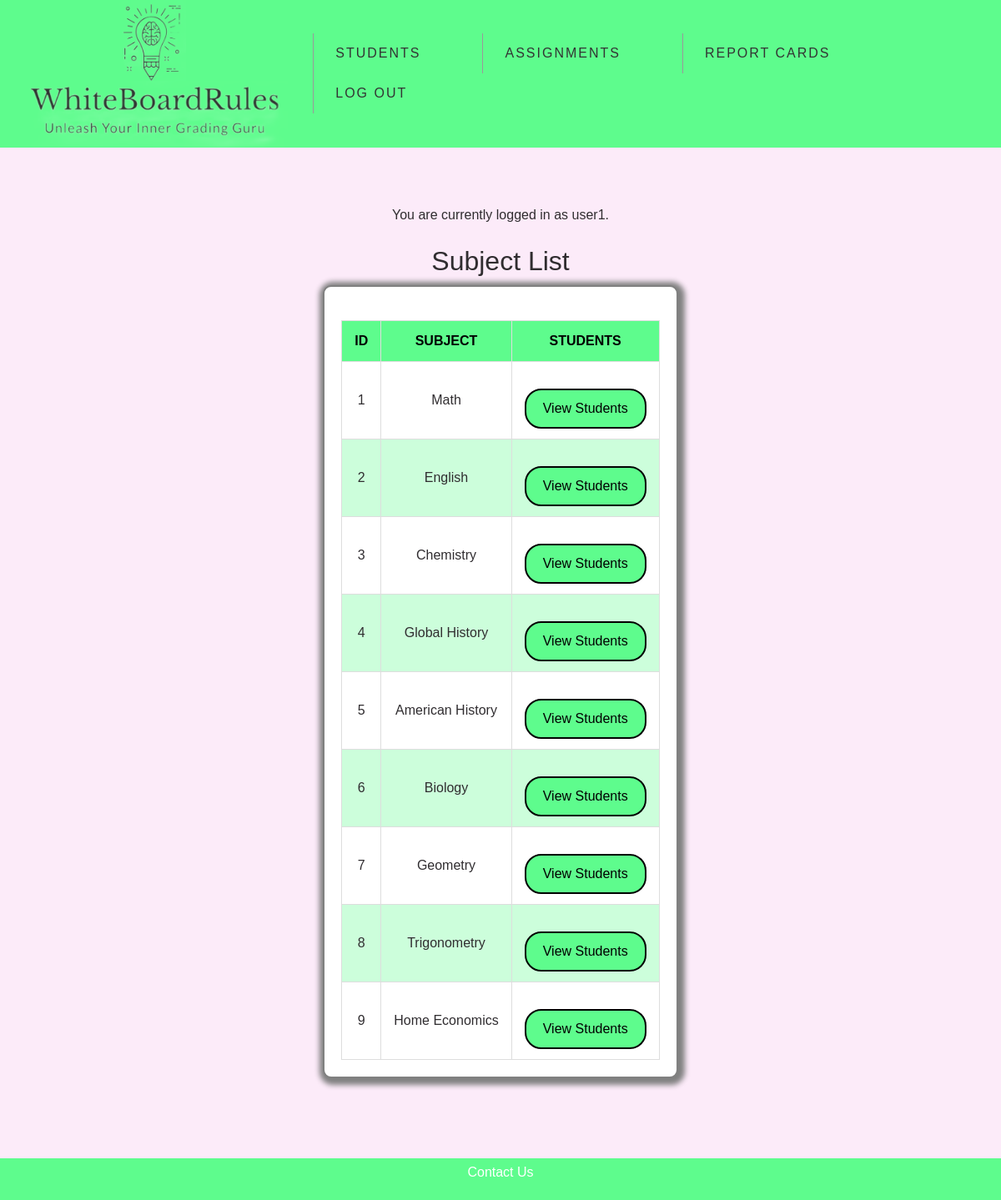
The app's page /updatedphp/index.php (signed in) with its own data.
### tables this page shows
CREATE TABLE `subjects` (
  `subject_name` varchar(50) NOT NULL,
  `subject_id` int(11) NOT NULL
);

### updatedphp/home_logged_in.php (the view, shortened to what this page needs)
<?php
$title = "Log Out";
include "header.php";
$name = isset($_COOKIE['UserName']) ? $_COOKIE['UserName'] : '';
echo "You are currently logged in as $name.";
$dbhost = '127.0.0.1';
$dbuser = 'root';
$dbpass = '';
$dbname = 'white_board_rules';
$connection = new mysqli($dbhost, $dbuser, $dbpass, $dbname);
$query = "SELECT subject_id, subject_name FROM subjects";
$subjects = $connection->query($query);
?>
<h2>Subject List</h2>
<div class="form-border">
    <table class="student-table">
        <thead>
            <tr>
                <th class="student-table-header">ID</th>
                <th class="student-table-header">Subject</th>
                <th class="student-table-header">Students</th>
            </tr>
        </thead>
        <tbody>
            <?php
            if ($subjects && $subjects->num_rows > 0) {
                while ($row = $subjects->fetch_assoc()) {
                    echo "<tr>";
                    echo "<td class='student-table-data'>" . htmlspecialchars($row['subject_id']) . "</td>";
                    echo "<td class='student-table-data'>" . htmlspecialchars($row['subject_name']) . "</td>";
                    echo "<td class='student-table-data'><a class='btn' href='view_students.php?subject_id=". $row['subject_id'] ."&name=". $row['subject_name'] ."'>View Students</a></td>";
                    echo "</tr>";
                }
            } else {
                echo "<tr><td colspan='4'>No subjects found.</td></tr>";
            }
            ?>
        </tbody>
    </table>
</div>
<?php
include 'footer.php';
?>

### updatedphp/header.php (shortened to what this page needs)
<!DOCTYPE html>
<html lang="en">
<head>
    <link rel="stylesheet" href="https://cdn.jsdelivr.net/npm/bootstrap@5.3.3/dist/css/bootstrap.min.css">
    <link rel="stylesheet" href="https://cdn.jsdelivr.net/fontawesome/4.1.0/css/font-awesome.min.css" />
    <link rel="stylesheet" href="https://cdn.jsdelivr.net/jquery.bootstrapvalidator/0.5.0/css/bootstrapValidator.min.css" />
    <link rel="stylesheet" href="https://cdnjs.cloudflare.com/ajax/libs/slick-carousel/1.8.1/slick.min.css"/>
    <link rel="stylesheet" href="https://cdnjs.cloudflare.com/ajax/libs/slick-carousel/1.8.1/slick.css"/>
    <link rel="stylesheet" href="https://cdnjs.cloudflare.com/ajax/libs/slick-carousel/1.8.1/slick-theme.min.css"/>
        <link rel="stylesheet" href="css/styles.css">
    <link rel="stylesheet" href="css/slimmenu.css">
</head>
<body>
    <?php include "menu.php"; ?>
</body>
</html>

### updatedphp/menu.php (shortened to what this page needs)
<div id="header">
    <div class="logo-container">
        <a href="index.php">
            <img src="images/LogoImage.png" width="80" id="logo" />
            <img src="images/LogoSlogan.png" id="slogan" />
        </a>
    </div>
    <ul id="navigation" class="slimmenu">
        <?php
            if (isset($_SESSION["LoggedIn"]) && $_SESSION["LoggedIn"] == TRUE) {
                echo '<li class="navItem"><a class="nav ';
                if ($title == "Students") {
                    echo 'active';
                }
                echo '" href="./students.php">Students</a></li>';
                echo '<li class="navItem"><a class="nav ';
                if ($title == "Assignments") {
                    echo 'active';
                }
                echo '" href="./assignments.php">Assignments</a></li>';
                echo '<li class="navItem"><a class="nav ';
                if ($title == "Report Cards") {
                    echo 'active';
                }
                echo '" href="./select_student.php">Report Cards</a></li>';
                echo '<li class="navItem"><a class="nav ';
                if ($title == "Log Out") {
                    echo 'active';
                }
                echo '" href="process_log_out.php">Log Out</a></li>';
            }
            else{
                if($title != "Home" & $title != "ContactUs" & $title != "Teacher Sign-Up" & $title != "Sign-Up Response"   ){
                    header('Location: index.php');
                }
            }
        ?>
    </ul>
</div>

### updatedphp/index.php
<?php
    $title = "Home";
    include "header.php";
    if (!isset($_SESSION["LoggedIn"]) || $_SESSION["LoggedIn"] !== TRUE) {
        include "home_logged_out.php";
    }
    else {
        include "home_logged_in.php";
    }
 include "footer.php"; ?>

### updatedphp/footer.php (shortened to what this page needs)
<div id="footer">
    <p><a class="urlBare" href="contact.php">Contact Us</a></p>
</div>
</body>
</html>

### updatedphp/css/styles.css (style rules this page uses)
body { background-color: #FCEBF9; color: #302D30; font-family: Arial, sans-serif; display: flex; flex-direction: column; align-items: center; justify-content: space-between; text-align: center; padding-top: 100px; padding-bottom: 40px; margin-top: 80px; margin-bottom: 40px; }
#header { background-color: #5EFC8D; display: flex; align-items: center; justify-content: space-between; position: fixed; width: 100%; top: 0; z-index: 1000; }
#footer { background-color: #5EFC8D; padding: 5px; position: fixed; width: 100%; bottom: 0; text-align: center; }
.urlBare { color: white; text-decoration: none; }
.form-border { border: solid grey 2px; padding: 20px; box-sizing: border-box; border-radius: 10px; box-shadow: 2px 2px 6px 6px grey; background-color: white; text-align:left; }
h2 { margin-bottom: 10px; }
.btn { background-color: #5EFC8D; color: black; padding: 10px 20px; text-align: center; text-decoration: none; display: inline-block; font-size: 16px; border-radius: 20px; border: solid black 2px; cursor: pointer; }
table.student-table { width: 100%; border-collapse: collapse; margin-top: 20px; text-align: left; }
table.student-table th, table.student-table td { border: 1px solid #ddd; padding: 8px; }
table.student-table th { background-color: #5EFC8D; color: black; text-transform: uppercase; font-weight: bold; }
table.student-table tr:nth-child(even) { background-color: #5efc8d50; }
table.student-table th, table.student-table td { text-align: center; padding: 12px 15px; }
a.btn { margin-top: 20px; display: inline-block; }

### updatedphp/css/slimmenu.css (style rules this page uses)
#header { background-color: #5EFC8D; position: fixed; width: 100%; top: 0; z-index: 1000; }
.logo-container { display: flex; align-items: center; }
#logo { margin-right: 10px; align-self: flex-start; display: inline-block; }
#slogan { max-height: 80px; width: auto; display: inline-block; }
.navItem { color: #FFF !important; display: inline-block; font-weight: 300; letter-spacing: 2px; text-transform: uppercase; }
.nav { color: #FFF; text-decoration: none; padding: 15px 10px; font-weight: bold; border-radius: 25px; }
.active { color: #082D0F; font-weight: bold; }

### records on screen
subjects: subject_id "1", subject_name "Math"
subjects: subject_id "2", subject_name "English"
subjects: subject_id "3", subject_name "Chemistry"
subjects: subject_id "4", subject_name "Global History"
subjects: subject_id "5", subject_name "American History"
subjects: subject_id "6", subject_name "Biology"
subjects: subject_id "7", subject_name "Geometry"
subjects: subject_id "8", subject_name "Trigonometry"
subjects: subject_id "9", subject_name "Home Economics"

### other values on screen
$name "user1"
